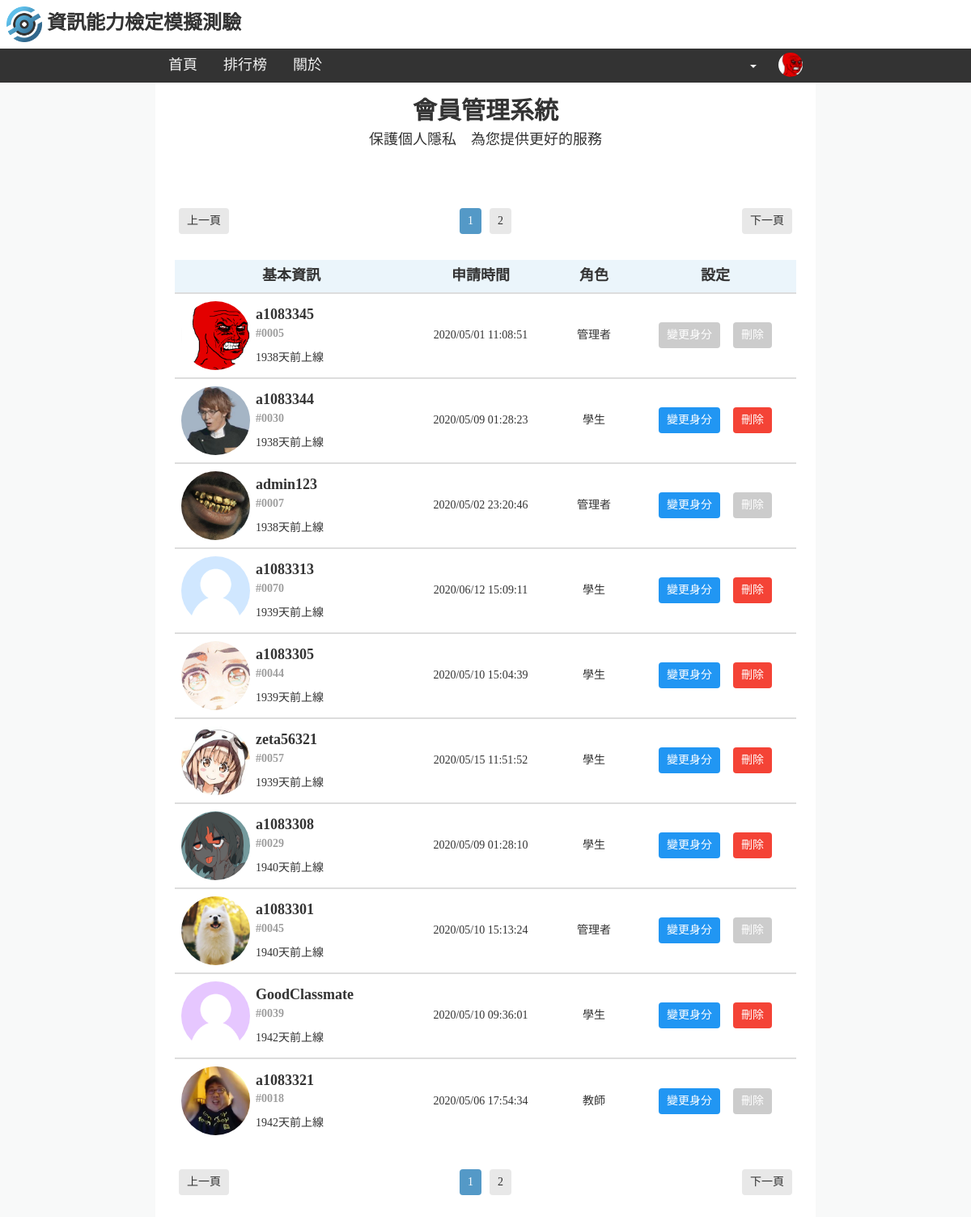
The page /itmocktest/member_management/list.php?page=1 (signed in) on the database its author committed.
### tables this page shows
CREATE TABLE `user` (
  `identity` int(1) NOT NULL,
  `username` varchar(30) NOT NULL,
  `password` varchar(100) NOT NULL,
  `role` tinyint(1) NOT NULL DEFAULT '0',
  `reg_time` int(1) NOT NULL,
  `last_login` int(1) NOT NULL DEFAULT '-1',
  `high_score` tinyint(1) NOT NULL DEFAULT '0',
  `transcript` text NOT NULL,
  `last_score` tinyint(1) NOT NULL DEFAULT '0',
  `test_time` int(1) NOT NULL,
  `elapsed_time` int(1) NOT NULL
);

### itmocktest/member_management/list.php (the view, shortened to what this page needs)
<!DOCTYPE html>
<html>
<head>
	<link rel="stylesheet" href="https://maxcdn.bootstrapcdn.com/bootstrap/3.4.1/css/bootstrap.min.css">
	<link href="../des.css" rel="stylesheet" type="text/css">
	<?php include("../utility_functions.php"); ?>
	<?php top_menu(); ?>
</head>
<body>
	<div class="padding">
		<h2 align="center" style="font-weight: bold;">會員管理系統</h2>
		<h4 align="center" style="padding-bottom: 32px;">保護個人隱私&emsp;為您提供更好的服務</h4>
		<?php
		$con=db_link();
		$result=mysqli_query($con, "SELECT * FROM user");
		$amount=10;
		$total=mysqli_num_rows($result);
		pagination($_GET["page"], ceil($total/$amount));
		?>
		<table align="center" cellspacing="0" cellpadding="5" border="0">
			<tr height="40" align="center" bgcolor="#EBF5FB">
				<td colspan="2" width="350">
					<h4><b>基本資訊</b></h4>
				</td>
				<td width="180">
					<h4><b>申請時間</b></h4>
				</td>
				<td width="100">
					<h4><b>角色</b></h4>
				</td>
				<td width="200">
					<h4><b>設定</b></h4>
				</td>
			</tr>
		<?php
		$offset=($_GET["page"]-1)*$amount;
		$result=mysqli_query($con, "SELECT * FROM user ORDER BY last_login DESC LIMIT $offset, $amount");
		while($row=mysqli_fetch_assoc($result))
		{
			echo "<tr height='105' class='top_line'>";
			echo "<td width='100' align='center'>";
			echo "<a href='/itmocktest/user/profile.php?id=".$row["identity"]."'>";
			echo "<img src='../image/avatar/".$row["username"].".png' width='85' class='rounded'>";
			echo "</a>";
			echo "</td>";
			$last_login=($row["last_login"]!=-1 ? "title='於 ".date("Y/m/d H:i:s", $row["last_login"])." 上線'" : NULL);
			echo "<td>";
			echo "<font size='4'><b>".$row["username"]."</b></font><br/>";
			echo "<font color='#9E9E9E'><b>".identity_code($row["identity"])."</b></font><br/>";
			echo "<span ".$last_login." style='display: inline-block; padding-top: 10px; cursor: pointer;'>".time_ago($row["last_login"])."</span>";
			echo "</td>";
			echo "<td align='center'>";
			echo date("Y/m/d H:i:s", $row["reg_time"]);
			echo "</td>";
			echo "<td align='center'>";
			echo role_name($row["role"]);
			echo "</td>";
			echo "<td align='center'>";
			$disabled=($row["identity"]==$_COOKIE["member_ID"] ? "disabled='disabled' title='您無法變更自己的身分'" : NULL);
			echo "<button ".$disabled." class='change_role btn_s blue' data-toggle='modal' data-id='".$row["identity"]."' data-role='".$row["role"]."' data-target='#change_role'>變更身分</button>";
			$disabled=($row["role"]!=0 ? "disabled='disabled' title='您無法刪除身為管理層級的用戶'" : NULL);
			echo "<button ".$disabled." class='delete btn_s red' data-toggle='modal' data-id='".$row["identity"]."' data-target='#delete'>刪除</button>";
			echo "</td>";
			echo "</tr>";
		}
		?>
		</table>
	</div>
</body>
</html>

### itmocktest/utility_functions.php (shortened to what this page needs)
<?php
function db_link()
{
	return mysqli_connect("localhost", "root", "password", "php2020");
}
function top_menu()
{
	echo "<div class='top_bar top_title'>";
	echo "<a href='/itmocktest/homepage.php'>";
	echo "<img src='/itmocktest/image/logo.png' width='44'>&nbsp;資訊能力檢定模擬測驗";
	echo "</a>";
	echo "</div>";
	echo "<div class='top_bar top_menu'>";
	echo "<a class='bookmark' href='/itmocktest/homepage.php'>首頁</a>";
	echo "<a class='bookmark' href='/itmocktest/leaderboard.php'>排行榜</a>";
	echo "<a class='bookmark' href='/itmocktest/about.php'>關於</a>";
	if(isset($_COOKIE["member_ID"]))
	{
		$con=db_link();
		$member_ID=$_COOKIE["member_ID"];
		$result=mysqli_query($con, "SELECT * FROM user WHERE identity='$member_ID'");
		$row=mysqli_fetch_assoc($result);
		echo "<div style='float: right; margin-right: calc(18% + 110px);'>";
		echo "<div class='btn-group' style='width: 110px; position: fixed;'>";
		echo "<a class='bookmark' data-toggle='dropdown'><span class='caret'></span></a>";
		echo "<a href='/itmocktest/user/profile.php?id=".$row["identity"]."'>";
		echo "<img src='/itmocktest/image/avatar/".$row["username"].".png' class='rounded on_bar'>";
		echo "</a>";
		echo "</div>";
		echo "</div>";
	}
	echo "</div>";
	return;
}
function identity_code($identity)
{
	return "#".str_pad($identity, 4, "0", STR_PAD_LEFT);
}
function pagination($page, $max_page, $other_url_value=NULL)
{
	$url_value="?";
	$url_value.="page=";
	echo "<center>";
	if($page==1)
		echo "<button class='page' style='float: left;' disabled='disabled'>上一頁</button>";
	else
		echo "<button class='page' style='float: left;' onclick='javascript: location.href=\"".$url_value.($page-1)."\"'>上一頁</button>";
	for($i=$page-2; $i<=$page+2; $i++)
	{
		if($i<1 || $i>$max_page)
			continue;
		if($i!=$page)
			echo "<button class='page' onclick='javascript: location.href=\"".$url_value.$i."\"'>".$i."</button>";
		else
			echo "<button class='page active' disabled='disabled'>".$i."</button>";
	}
	if($page==$max_page)
		echo "<button class='page' style='float: right;' disabled='disabled'>下一頁</button>";
	else
		echo "<button class='page' style='float: right;' onclick='javascript: location.href=\"".$url_value.($page+1)."\"'>下一頁</button>";
	echo "</center>";
	return;
}
function time_ago($last_login)
{
	$ago=time()-$last_login;
	$time_str=array("天", "小時", "分鐘", "秒");
	$length=array(86400 ,3600, 60, 1);
	for($i=0; $i<4 && !floor($ago/$length[$i]); $i++);
	return floor($ago/$length[$i]).$time_str[$i]."前上線";
}
function role_name($role_ID)
{
	switch($role_ID)
	{
		case 0:
			return "學生";
		case 1:
			return "教師";
		case 2:
			return "管理者";
	}
}
?>

### itmocktest/des.css (style rules this page uses)
body { background-color: #F8F9F9; font-family: Microsoft YaHei; }
.top_bar { width: 100%; position: fixed; overflow: hidden; -webkit-user-select: none; -moz-user-select: none; user-select: none; }
.top_title { padding: 8px; height: 60px; background-color: white; z-index: 2; }
.top_title a { color: #333333; text-decoration: none; font-size: 24px; font-weight: bold; }
.top_menu { padding-top: 60px; padding-left: 16%; background-color: #333333; z-index: 1; }
.top_menu .bookmark { float: left; color: #f2f2f2; text-align: center; padding: 8px 16px; text-decoration: none; font-size: 18px; transition-duration: 0.2s; }
.padding { padding-top: 100px; padding-right: 2%; padding-left: 2%; padding-bottom: 32px; margin-right: 16%; margin-left: 16%; min-height: 100vh; background-color: white; }
.rounded { border-radius: 50%; cursor: pointer; transition: 0.2s ease; }
.rounded.on_bar { height: 30px; width: 30px; margin-top: 5px; margin-left: 10%; }
.page { background-color: #E8E8E8; border: none; margin-top: 32px; margin-bottom: 32px; margin-left: 5px; margin-right: 5px; border-radius: 4px; padding: 6px 10px; text-align: center; font-family: Microsoft YaHei; }
.page + .active { background-color: #5499C7; color: white; }
.btn_s { border: none; color: white; border-radius: 4px; padding: 6px 10px; margin: 0 8px; text-align: center; font-family: Microsoft YaHei; transition-duration: 0.2s; }
.btn_s:enabled { cursor: pointer; }
.btn_s:disabled { background-color: #CCCCCC; cursor: not-allowed; }
.red:enabled { background-color: #F44336; }
.blue:enabled { background-color: #2196F3; }
tr.top_line td { border-top: 2px #DDDDDD solid; }

### rows shown on the page
user: username (picture), username "a1083345", identity "#0005", last_login "1938天前上線", reg_time "2020/05/01 11:08:51", role "管理者"
user: username (picture), username "a1083344", identity "#0030", last_login "1938天前上線", reg_time "2020/05/09 01:28:23", role "學生"
user: username (picture), username "admin123", identity "#0007", last_login "1938天前上線", reg_time "2020/05/02 23:20:46", role "管理者"
user: username (picture), username "a1083313", identity "#0070", last_login "1939天前上線", reg_time "2020/06/12 15:09:11", role "學生"
user: username (picture), username "a1083305", identity "#0044", last_login "1939天前上線", reg_time "2020/05/10 15:04:39", role "學生"
user: username (picture), username "zeta56321", identity "#0057", last_login "1939天前上線", reg_time "2020/05/15 11:51:52", role "學生"
user: username (picture), username "a1083308", identity "#0029", last_login "1940天前上線", reg_time "2020/05/09 01:28:10", role "學生"
user: username (picture), username "a1083301", identity "#0045", last_login "1940天前上線", reg_time "2020/05/10 15:13:24", role "管理者"
user: username (picture), username "GoodClassmate", identity "#0039", last_login "1942天前上線", reg_time "2020/05/10 09:36:01", role "學生"
user: username (picture), username "a1083321", identity "#0018", last_login "1942天前上線", reg_time "2020/05/06 17:54:34", role "教師"
